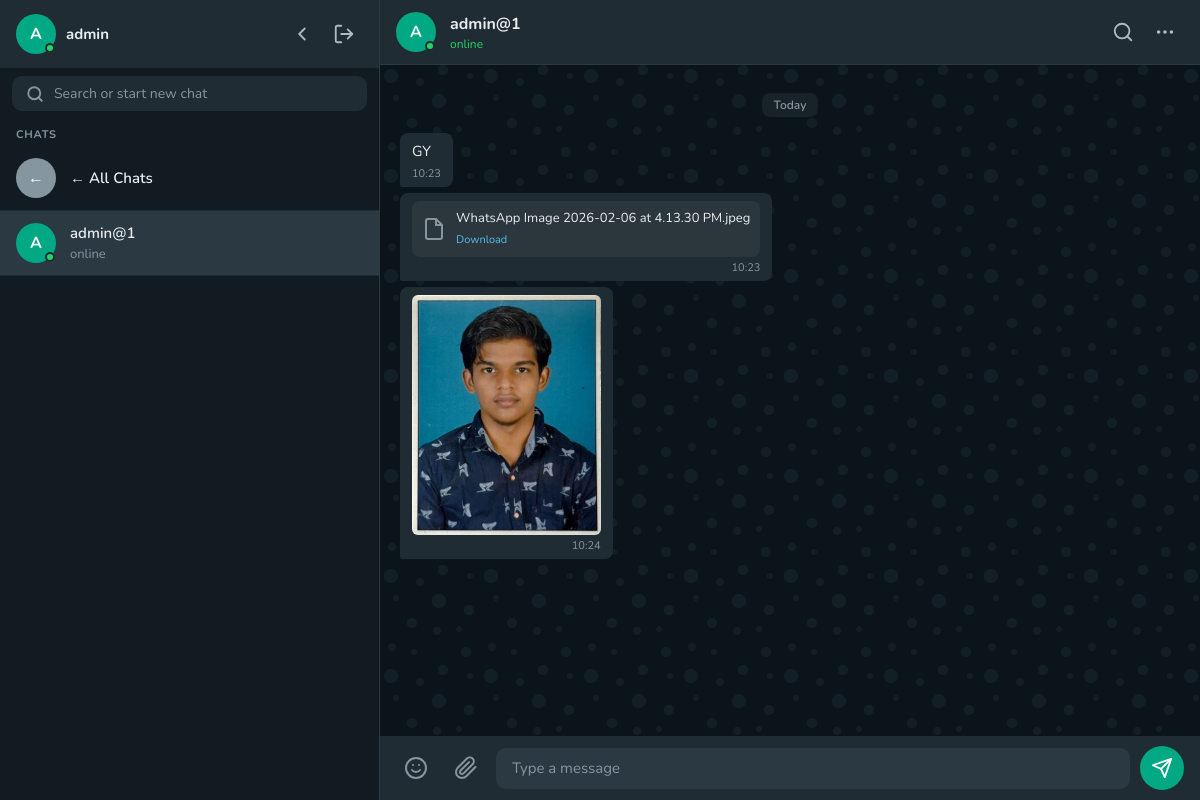
The page /chat/1_4/ (signed in) on the database its author committed.
### chat/models.py (models this page shows, shortened)
class Message(models.Model):
    MESSAGE_TYPES = (
        ('text',  'Text'),
        ('image', 'Image'),
        ('file',  'File'),
    )
    room_name    = models.CharField(max_length=255)
    sender       = models.ForeignKey(User, on_delete=models.CASCADE)
    content      = models.TextField(blank=True)
    file_url     = models.TextField(blank=True, null=True)   # ← ADDED
    message_type = models.CharField(max_length=10, choices=MESSAGE_TYPES, default='text')
    timestamp    = models.DateTimeField(auto_now_add=True)
    is_read      = models.BooleanField(default=False)
    deleted_for_everyone = models.BooleanField(default=False)  # ← ADDED
    class Meta:
        ordering = ['timestamp']

### chat/views.py (the view)
# urls.py: path('chat/<str:room_name>/',     views.room,         name='room'),
@login_required
def room(request, room_name):
    ids        = room_name.split('_')
    other_id   = ids[1] if str(request.user.id) == ids[0] else ids[0]
    other_user = User.objects.get(id=other_id)
    messages   = Message.objects.filter(room_name=room_name)
    profile    = UserProfile.objects.filter(user=other_user).first()
    Message.objects.filter(room_name=room_name, is_read=False).exclude(sender=request.user).update(is_read=True)
    return render(request, 'chat/room.html', {
        'room_name':    room_name,
        'other_user':   other_user,
        'messages':     messages,
        'current_user': request.user,
        'is_online':    profile.is_online if profile else False,
    })

### templates/chat/room.html (shortened to what this page needs)
<!DOCTYPE html>
<html lang="en">
<head>
</head>
<body>
<div class="sidebar">
  <div class="sidebar-header">
    <div class="user-info">
      <div class="avatar">{{ request.user.username|slice:":1" }}<span class="online-dot"></span></div>
      <span class="user-name">{{ request.user.username }}</span>
    </div>
    <div style="display:flex;gap:4px">
      <a href="{% url 'index' %}" class="icon-btn"><svg viewBox="0 0 24 24" fill="none" stroke="currentColor" stroke-width="2" stroke-linecap="round"><polyline points="15 18 9 12 15 6"/></svg></a>
      <a href="{% url 'logout' %}" class="icon-btn"><svg viewBox="0 0 24 24" fill="none" stroke="currentColor" stroke-width="2" stroke-linecap="round" stroke-linejoin="round"><path d="M9 21H5a2 2 0 0 1-2-2V5a2 2 0 0 1 2-2h4"/><polyline points="16 17 21 12 16 7"/><line x1="21" y1="12" x2="9" y2="12"/></svg></a>
    </div>
  </div>
  <div class="search-wrap">
    <div class="search-box">
      <svg viewBox="0 0 24 24" fill="none" stroke="currentColor" stroke-width="2.5" stroke-linecap="round" stroke-linejoin="round"><circle cx="11" cy="11" r="8"/><line x1="21" y1="21" x2="16.65" y2="16.65"/></svg>
      <input type="text" placeholder="Search or start new chat"/>
    </div>
  </div>
  <div class="contacts-label">Chats</div>
  <div class="contacts">
    <a href="{% url 'index' %}" class="contact-item">
      <div class="avatar" style="background:#8696a0">←</div>
      <div class="contact-info"><div class="contact-name">← All Chats</div></div>
    </a>
    <div class="contact-item active">
      <div class="avatar">{{ other_user.username|slice:":1" }}
        {% if is_online %}<span class="online-dot"></span>{% else %}<span class="offline-dot"></span>{% endif %}
      </div>
      <div class="contact-info">
        <div class="contact-name">{{ other_user.username }}</div>
        <div class="contact-last">{% if is_online %}online{% else %}offline{% endif %}</div>
      </div>
    </div>
  </div>
</div>
<div class="chat-area">
  <div class="chat-header">
    <div class="avatar">{{ other_user.username|slice:":1" }}
      {% if is_online %}<span class="online-dot"></span>{% else %}<span class="offline-dot"></span>{% endif %}
    </div>
    <div class="header-user">
      <div class="header-name">{{ other_user.username }}</div>
      <div class="header-status {% if is_online %}status-online{% else %}status-offline{% endif %}" id="headerStatus">
        {% if is_online %}online{% else %}last seen recently{% endif %}
      </div>
    </div>
    <div style="display:flex;gap:4px">
      <button class="icon-btn"><svg viewBox="0 0 24 24" fill="none" stroke="currentColor" stroke-width="2" stroke-linecap="round" stroke-linejoin="round"><circle cx="11" cy="11" r="8"/><line x1="21" y1="21" x2="16.65" y2="16.65"/></svg></button>
      <button class="icon-btn"><svg viewBox="0 0 24 24" fill="none" stroke="currentColor" stroke-width="2" stroke-linecap="round" stroke-linejoin="round"><circle cx="12" cy="12" r="1"/><circle cx="19" cy="12" r="1"/><circle cx="5" cy="12" r="1"/></svg></button>
    </div>
  </div>
  <div class="messages" id="messageContainer">
    <div class="date-divider"><span>Today</span></div>
    {% for msg in messages %}
    <div class="msg-row {% if msg.sender == current_user %}sent{% else %}received{% endif %}" data-id="{{ msg.id }}" data-sender="{{ msg.sender.id }}">
      <div class="bubble">
        {% if msg.deleted_for_everyone %}
          <div class="deleted-msg">
            <svg width="14" height="14" viewBox="0 0 24 24" fill="none" stroke="currentColor" stroke-width="2"><polyline points="3 6 5 6 21 6"/><path d="M19 6l-1 14H6L5 6"/><path d="M10 11v6"/><path d="M14 11v6"/><path d="M9 6V4h6v2"/></svg>
            This message was deleted
          </div>
        {% elif msg.message_type == 'image' and msg.file_url %}
          <img src="{{ msg.file_url }}" onclick="openLightbox(this.src)" alt="image"/>
        {% elif msg.message_type == 'file' and msg.file_url %}
          <div class="file-bubble">
            <svg width="24" height="24" viewBox="0 0 24 24" fill="none" stroke="currentColor" stroke-width="2"><path d="M14 2H6a2 2 0 0 0-2 2v16a2 2 0 0 0 2 2h12a2 2 0 0 0 2-2V8z"/><polyline points="14 2 14 8 20 8"/></svg>
            <div><div class="file-name">{{ msg.content }}</div><a class="file-link" href="{{ msg.file_url }}" download>Download</a></div>
          </div>
        {% else %}
          <div class="text">{{ msg.content }}</div>
        {% endif %}
        <div class="meta">
          <span class="time">{{ msg.timestamp|time:"H:i" }}</span>
        </div>
      </div>
    </div>
    {% endfor %}
  </div>
  <div class="input-area">
    <button class="emoji-btn"><svg viewBox="0 0 24 24" fill="none" stroke="currentColor" stroke-width="2" stroke-linecap="round" stroke-linejoin="round"><circle cx="12" cy="12" r="10"/><path d="M8 14s1.5 2 4 2 4-2 4-2"/><line x1="9" y1="9" x2="9.01" y2="9"/><line x1="15" y1="9" x2="15.01" y2="9"/></svg></button>
    <button class="attach-btn" id="attachToggle"><svg viewBox="0 0 24 24" fill="none" stroke="currentColor" stroke-width="2" stroke-linecap="round" stroke-linejoin="round"><path d="M21.44 11.05l-9.19 9.19a6 6 0 0 1-8.49-8.49l9.19-9.19a4 4 0 0 1 5.66 5.66l-9.2 9.19a2 2 0 0 1-2.83-2.83l8.49-8.48"/></svg></button>
    <textarea class="msg-input" id="msgInput" placeholder="Type a message" rows="1"></textarea>
    <button class="send-btn" id="sendBtn"><svg viewBox="0 0 24 24" fill="none" stroke="currentColor" stroke-width="2" stroke-linecap="round" stroke-linejoin="round"><line x1="22" y1="2" x2="11" y2="13"/><polygon points="22 2 15 22 11 13 2 9 22 2"/></svg></button>
  </div>
</div>
</body>
</html>

### rows shown on the page
Message: content "GY", timestamp "10:23"
Message: content "WhatsApp Image 2026-02-06 at 4.13.30 PM.jpeg", timestamp "10:23"
Message: file_url (picture), timestamp "10:24"

### other values the page prints
{{ request.user.username|slice:":1" }} "A"
{{ request.user.username }} "admin"
{{ other_user.username|slice:":1" }} "A"
{{ other_user.username }} "admin@1"
